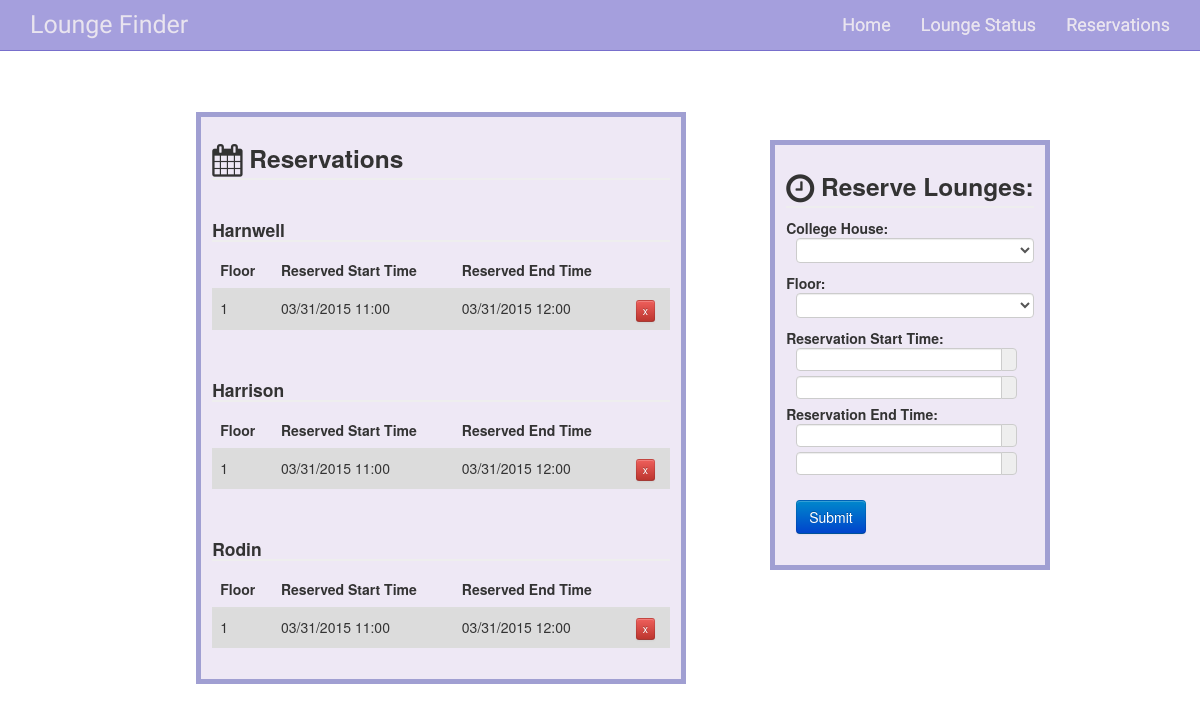
The app's page /reservations, older data.
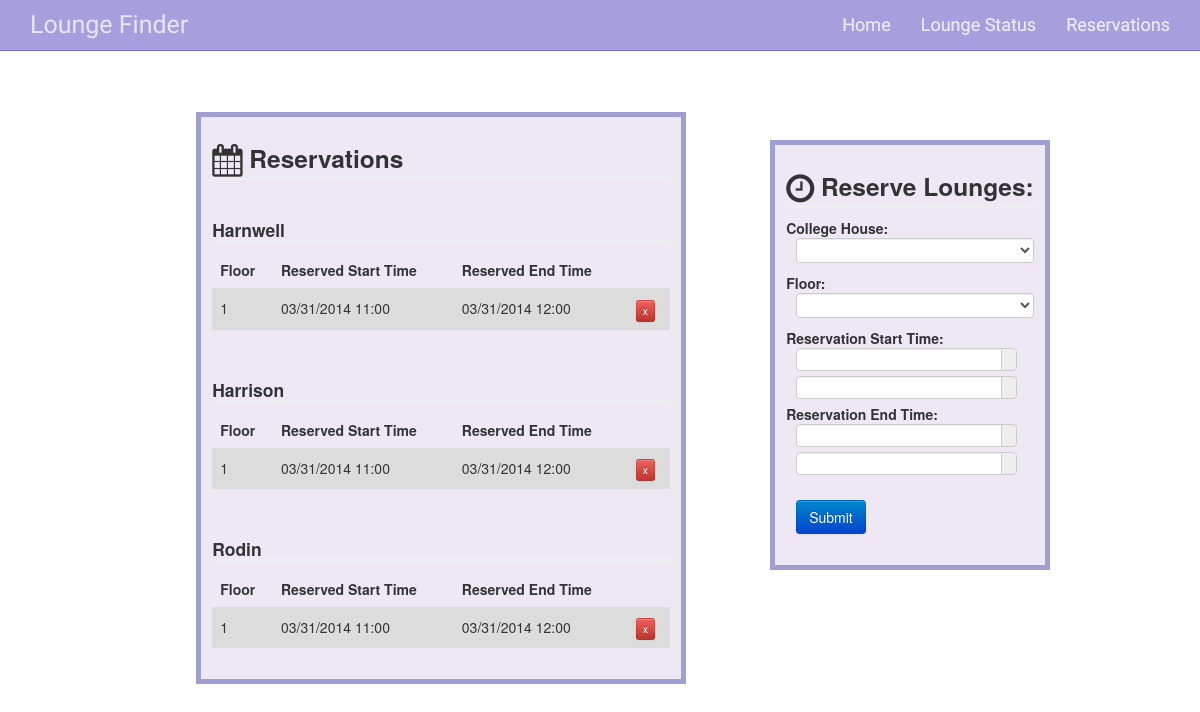
The same page, newer data.
### tables this page shows
CREATE TABLE reservations (
  i integer primary key,
  id integer,
  reserve_start text,
  reserve_end text
);

### loungefinder.py (the view)
@app.route('/reservations')
def reservations():
    db = get_db()
    dformat = "%m/%d/%Y %H:%M"
    cur = db.execute('SELECT * FROM reservations ORDER BY id')
    entries = cur.fetchall()
    harrison = []
    harnwell = []
    rodin = []
    for e in entries:
    	c = db.execute('SELECT * FROM lounges WHERE id = ? ORDER BY reserve_start', (e['id'],))
    	l = c.fetchone()
    	d = {}
    	d["floor"] = l['floor']
    	d["start"] = e["reserve_start"]
    	d["end"] = e["reserve_end"]
    	d["id"] = e['id']
    	d["i"] = e['i']
    	if l['building'] == "Harrison":
    		harrison.append(d)
    	elif l['building'] == "Harnwell":
    		harnwell.append(d)
    	elif l['building'] == "Rodin":
    		rodin.append(d)
    return render_template('reservations.html', entries=entries, harnwell=harnwell, harrison=harrison, rodin=rodin)

### loungefinder.py (called while the page is built)
def dict_factory(cursor, row):
    d = {}
    for idx, col in enumerate(cursor.description):
        d[col[0]] = row[idx]
    return d

def connect_db():
    rv = sqlite3.connect(app.config['DATABASE'])
    rv.row_factory = dict_factory
    return rv

def get_db():
    if not hasattr(g, 'sqlite_db'):
        g.sqlite_db = connect_db()
    return g.sqlite_db

### templates/reservations.html (shortened to what this page needs)
{% extends "layout.html" %}
{% block body %}
<div class="page left-col">
  <h3><i class="fa fa-calendar fa-lg"/></i> Reservations </h3>
	<br>
	<h4> Harnwell</h4>
	<table class="table table-hover">
      <thead>
        <tr>
          <th>Floor</th>
          <th>Reserved Start Time</th>
          <th>Reserved End Time</th>
          <th></th>
        </tr>
      </thead>
      <tbody class="reservation-table">
        {% for x in harnwell %}
        <tr>
          <td>{{x['floor']}}</td>
          <td>{{x['start']}}</td>
          <td>{{x['end']}}</td>
          <td>
          <form action="{{ url_for('delete_reserve') }}" method=post class=delete-reserve>
            <input class="btn btn-danger btn-mini" type=submit value=x>
          </form>
        </td>
        </tr>
        {% endfor %}
      </tbody>
    </table>
	<br>
	<h4> Harrison</h4>
	<table class="table table-hover">
      <thead>
        <tr>
          <th>Floor</th>
          <th>Reserved Start Time</th>
          <th>Reserved End Time</th>
          <th></th>
        </tr>
      </thead>
      <tbody class="reservation-table">
        {% for x in harrison %}
        <tr>
          <td>{{x['floor']}}</td>
          <td>{{x['start']}}</td>
          <td>{{x['end']}}</td>
          <td>
            <form action="{{ url_for('delete_reserve') }}" method=post class=delete-reserve>
            <input class="btn btn-danger btn-mini" type=submit value=x>
          </form>
          </td>
        </tr>
        {% endfor %}
      </tbody>
    </table>
	<br>
	<h4> Rodin</h4>
	<table class="table table-hover">
      <thead>
        <tr>
          <th>Floor</th>
          <th>Reserved Start Time</th>
          <th>Reserved End Time</th>
          <th></th>
        </tr>
      </thead>
      <tbody class="reservation-table">
        {% for x in rodin %}
        <tr>
          <td>{{x['floor']}}</td>
          <td>{{x['start']}}</td>
          <td>{{x['end']}}</td>
          <td>
          <form action="{{ url_for('delete_reserve') }}" method=post class=delete-reserve>
            <input class="btn btn-danger btn-mini" type=submit value=x>
          </form>
        </td>
        </tr>
        {% endfor %}
      </tbody>
    </table>
</div>
<div class="page right-col">
  	<h3><i class="fa fa-clock-o fa-lg"/></i> Reserve Lounges: </h3>
    <form action="{{ url_for('add_reserve') }}" method=post class=add-reserve>
      <dl>
        <dt>College House:
        <dd>
          <select class="form-control" name=building style="height: 25px;">
          <option></option>
          <option value=Harnwell>Harnwell</option>
          </select>
        <dt>Floor:
        <dd>
          <select class="form-control" name=floor style="height: 25px;">
          <option value=""></option>
          <option value=1>1</option>
          </select>
        <dt>Reservation Start Time:</dt>
        <dd>
        <div id="datetimepicker" class="input-append date">
    <input data-format="MM/dd/yyyy" data-autoclose="true" type="text" name="startdate" style="height: 23px;"></input>
    <span class="add-on" style="height: 23px;">
    </span>
  </div>
  <div id="datetimepicker2" class="input-append date">
    <input data-format="hh:mm" type="text" name="starttime" style="height: 23px;"></input>
    <span class="add-on" style="height: 23px;">
    </span>
  </div>
        <dt>Reservation End Time:</dt>
        <dd>
<div id="datetimepicker3" class="input-append date">
    <input data-format="MM/dd/yyyy" type="text" name="enddate" style="height: 23px;"></input>
    <span class="add-on" style="height: 23px;">
    </span>
  </div>
  <div id="datetimepicker4" class="input-append date">
    <input data-format="hh:mm" type="text" name="endtime" style="height: 23px;"></input>
    <span class="add-on" style="height: 23px;">
    </span>
  </div>
        <dd><br/><input class="form-control btn btn-primary" type=submit value=Submit>
      </dl>
    </form>
</div>
{% endblock %}

### templates/layout.html (shortened to what this page needs)
<!doctype html>
<link rel=stylesheet type=text/css href="{{ url_for('static', filename='style.css') }}">
<link href="//netdna.bootstrapcdn.com/font-awesome/4.0.3/css/font-awesome.css" rel="stylesheet">
<link rel="stylesheet" type="text/css" href="{{ url_for('static', filename='bootstrap.min.css') }}">
<link rel="stylesheet" type="text/css" href="{{ url_for('static', filename='bootstrap-combined.min.css') }}">
<link rel="stylesheet" type="text/css" media="screen"
     href="http://tarruda.github.com/bootstrap-datetimepicker/assets/css/bootstrap-datetimepicker.min.css">
<link rel=stylesheet type=text/css href="{{ url_for('static', filename='nav.css') }}">
<link rel=stylesheet type=javascript href="{{ url_for('static', filename='bootstrap.min.js') }}">
<link rel=stylesheet type=javascript href="{{ url_for('static', filename='main.js') }}">
    <div class="navbar navbar-default navbar-fixed-top" role="navigation">
      <div class="container">
        <div class="navbar-header">
          <a class="navbar-brand" href="/">Lounge Finder</a>
        </div>
        <div class="navbar-collapse collapse">
          <ul class="nav navbar-nav navbar-right">
            <li><a href="{{ url_for('main') }}" style="text-shadow: 0 0 0; padding: 15px;">Home</a></li>
            <li><a href="{{ url_for('lounges') }}" style="text-shadow: 0 0 0; padding: 15px;">Lounge Status</a></li>
            <li><a href="{{ url_for('reservations') }}" style="text-shadow: 0 0 0; padding: 15px;">Reservations</a></li>
          </ul>
        </div>
      </div>
    </div>
  {% block body %}{% endblock %}

### static/style.css (style rules this page uses)
a, h1, h2 { color: #377ba8; }
h1, h2, h3, h4 { border-bottom: 2px solid #eee; }
.reservation-table { background-color: gainsboro; }
.page { border: 5px solid #A09FD2; padding: 0.8em; background: white; background-color: rgba(233, 225, 242, 0.75); }
.left-col { margin: 8em 0em 8em 14em; width: 35em; float: left; }
.right-col { margin: 10em 8em 8em 55em; width: 20em; float: left; position: fixed; }
.navbar-brand { font-family: 'Ubuntu', 'sans-serif'; font-size: 25px; }
.navbar-right { font-family: 'Ubuntu', 'sans-serif'; font-size: large; }

### static/nav.css (style rules this page uses)
.navbar-default { background-color: rgba(76, 64, 188, 0.5); border-color: rgba(76, 64, 188, 0.5); }
.navbar-default .navbar-brand { color: #e9e4ef; }
.navbar-default .navbar-nav > li > a { color: #e9e4ef; }
.navbar-default .navbar-collapse, .navbar-default .navbar-form { border-color: #e9e4ef; }

Row changes from the older to the newer data that the page shows:
changed reservations (number 1 of 3 on the later page): start "03/31/2015 11:00" → "03/31/2014 11:00"; end "03/31/2015 12:00" → "03/31/2014 12:00"
changed reservations (number 2 of 3 on the later page): start "03/31/2015 11:00" → "03/31/2014 11:00"; end "03/31/2015 12:00" → "03/31/2014 12:00"
changed reservations (number 3 of 3 on the later page): start "03/31/2015 11:00" → "03/31/2014 11:00"; end "03/31/2015 12:00" → "03/31/2014 12:00"
